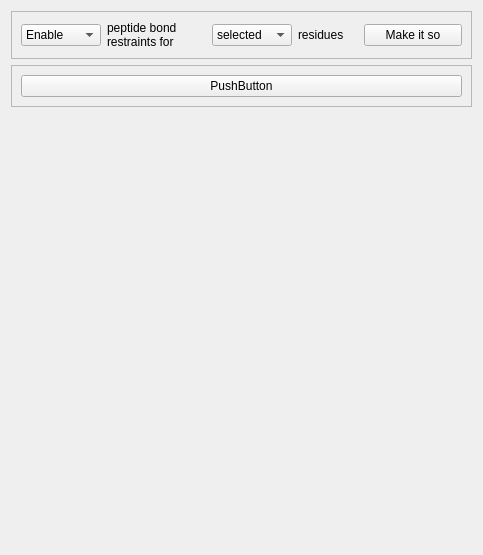
               <widget class="QWidget" name="scrollAreaWidgetContents">
                <property name="geometry">
                 <rect>
                  <x>0</x>
                  <y>0</y>
                  <width>483</width>
                  <height>555</height>
                 </rect>
                </property>
                <layout class="QVBoxLayout" name="verticalLayout_14">
                 <item>
                  <widget class="QFrame" name="_restraints_peptide_bond_frame">
                   <property name="frameShape">
                    <enum>QFrame::StyledPanel</enum>
                   </property>
                   <property name="frameShadow">
                    <enum>QFrame::Raised</enum>
                   </property>
                   <layout class="QHBoxLayout" name="horizontalLayout_18">
                    <item>
                     <widget class="QComboBox" name="_restraints_pep_on_off_combo_box">
                      <property name="maximumSize">
                       <size>
                        <width>80</width>
                        <height>16777215</height>
                       </size>
                      </property>
                      <property name="currentIndex">
                       <number>1</number>
                      </property>
                      <item>
                       <property name="text">
                        <string>Disable</string>
                       </property>
                      </item>
                      <item>
                       <property name="text">
                        <string>Enable</string>
                       </property>
                      </item>
                     </widget>
                    </item>
                    <item>
                     <widget class="QLabel" name="label_19">
                      <property name="sizePolicy">
                       <sizepolicy hsizetype="Maximum" vsizetype="Preferred">
                        <horstretch>0</horstretch>
                        <verstretch>0</verstretch>
                       </sizepolicy>
                      </property>
                      <property name="maximumSize">
                       <size>
                        <width>100</width>
                        <height>16777215</height>
                       </size>
                      </property>
                      <property name="text">
                       <string>peptide bond restraints for</string>
                      </property>
                      <property name="wordWrap">
                       <bool>true</bool>
                      </property>
                     </widget>
                    </item>
                    <item>
                     <widget class="QComboBox" name="_restraints_pep_all_sel_combo_box">
                      <property name="maximumSize">
                       <size>
                        <width>80</width>
                        <height>16777215</height>
                       </size>
                      </property>
                      <property name="currentIndex">
                       <number>1</number>
                      </property>
                      <item>
                       <property name="text">
                        <string>all</string>
                       </property>
                      </item>
                      <item>
                       <property name="text">
                        <string>selected</string>
                       </property>
                      </item>
                     </widget>
                    </item>
                    <item>
                     <widget class="QLabel" name="label_20">
                      <property name="maximumSize">
                       <size>
                        <width>60</width>
                        <height>16777215</height>
                       </size>
                      </property>
                      <property name="text">
                       <string>residues</string>
                      </property>
                     </widget>
                    </item>
                    <item>
                     <widget class="QPushButton" name="_restraints_pep_go_button">
                      <property name="maximumSize">
                       <size>
                        <width>100</width>
                        <height>16777215</height>
                       </size>
                      </property>
                      <property name="text">
                       <string>Make it so</string>
                      </property>
                     </widget>
                    </item>
                   </layout>
                  </widget>
                 </item>
                 <item>
                  <widget class="QFrame" name="_restraints_stub_frame">
                   <property name="frameShape">
                    <enum>QFrame::StyledPanel</enum>
                   </property>
                   <property name="frameShadow">
                    <enum>QFrame::Raised</enum>
                   </property>
                   <layout class="QHBoxLayout" name="horizontalLayout_19">
                    <item>
                     <widget class="QPushButton" name="pushButton">
                      <property name="text">
                       <string>PushButton</string>
                      </property>
                     </widget>
                    </item>
                   </layout>
                  </widget>
                 </item>
                 <item>
                  <spacer name="verticalSpacer_2">
                   <property name="orientation">
                    <enum>Qt::Vertical</enum>
                   </property>
                   <property name="sizeHint" stdset="0">
                    <size>
                     <width>20</width>
                     <height>40</height>
                    </size>
                   </property>
                  </spacer>
                 </item>
                </layout>
               </widget>
